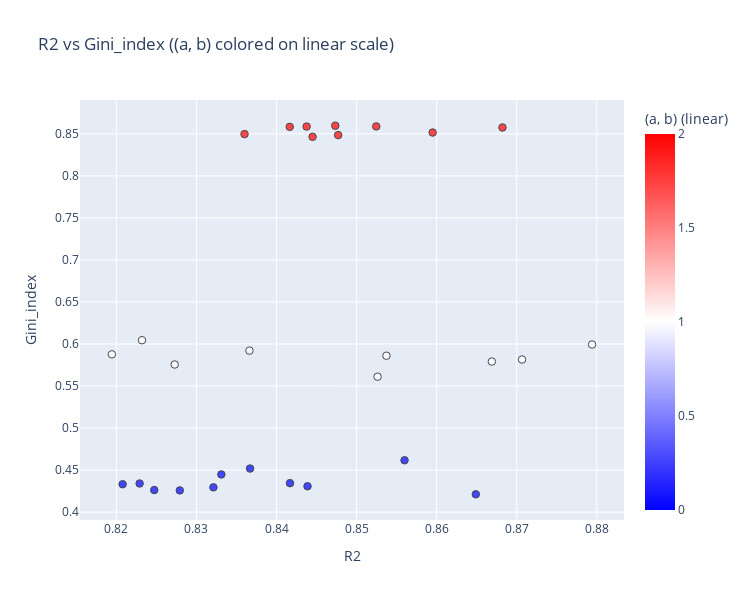

Here is the notebook cell this chart was saved with:
### Code cell
import numpy as np, pandas as pd, plotly.express as px

df = pd.DataFrame(consolidated_data)
df["R2"] = df["folder"].str.extract(r"^([0-9\.]+)").astype(float)
df = df.drop(columns=["folder"])
df = df[df["R2"] > 0.75]

# column = "sm_args.q"          # the column to color by
column = "(a, b)"
scale  = "linear"     # or "log"

# --- ensure numeric column (encode non-numeric) ---
if not np.issubdtype(df[column].dtype, np.number):
    df[column + "_string"] = df[column]
    df[column] = pd.Categorical(df[column]).codes

df[column] = pd.to_numeric(df[column], errors="coerce")
df = df.dropna(subset=[column])

# --- prepare color data (linear vs log) ---
if scale == "log":
    df = df[df[column] > 0]                          # log requires positive
    color_col = f"{column}_log10"
    df[color_col] = np.log10(df[column].to_numpy())

    # nice log ticks in original space (decades)
    vmin, vmax = df[column].min(), df[column].max()
    decades = np.arange(np.floor(np.log10(vmin)), np.ceil(np.log10(vmax)) + 1)
    ticks = np.power(10.0, decades)
    tickvals = np.log10(ticks)                       # where they land in log space
    ticktext = [f"{t:g}" for t in ticks]
    cbar_title = f"{column} (log10 scale)"
else:
    color_col = column
    vmin, vmax = float(df[color_col].min()), float(df[color_col].max())
    tickvals, ticktext = None, None
    cbar_title = f"{column} (linear)"

# --- midpoint & range in the SAME space as color_col ---
cmin, cmax = float(df[color_col].min()), float(df[color_col].max())
cmid = 0.5 * (cmin + cmax)

bwr_scale = [(0, "blue"), (0.5, "white"), (1, "red")]  # keep your palette

x_label, y_label = "R2", "Gini_index"
fig = px.scatter(
    df,
    x=x_label, y=y_label,
    color=color_col,
    color_continuous_scale=bwr_scale,
    color_continuous_midpoint=cmid,
    range_color=(cmin, cmax),
    hover_data=df.columns,
    title=f"{x_label} vs {y_label} ({column} colored on {scale} scale)"
)

x = 1.5
fig.update_layout(
    autosize=False, width=500 * x, height=400 * x,
    coloraxis_colorbar=dict(title=cbar_title, tickvals=tickvals, ticktext=ticktext)
)
fig.update_traces(marker=dict(opacity=0.7, size=5 * x, line=dict(width=1, color="black")))
fig.write_image(f"statistics_{x_label}_vs_{y_label}_SE.svg")
fig.show()

### Figure 1 — Plotly figure (JSON) as saved in the notebook; plotly's stock layout.template omitted (floating-point values rounded to 4 significant figures)
{"data": [{"customdata": [["trainRNNbrain.trainer.Trainer.Trainer", "BaseTrainer", 20000, true, 0.001, 1e-06, 50, 0.3333, true, true, 0.3, true, 0, 0.5, 5, 1e-12, 0, 0.07, 100, 20, 5, 1e-12, 0, 2, 0.3, 1, 5, 1e-12, 0, 0.05, 20, 1e-12, 0.2, 0.3, "logsumexp", 15, 0.9, 0.1, "additive", 3, 3, 1, 1, 1e-12, 0, 0, "hhi", 0, "hhi", 0, 0, 0, false, 0, 0.9, 0.4348, 0.00434, 0.03087, 0.002093, 0.02182, 0.05333, 1000, 2, 0.8473, [1, 1]], ["trainRNNbrain.trainer.Trainer.Trainer", "BaseTrainer", 20000, true, 0.001, 1e-06, 50, 0.3333, true, true, 0.3, true, 0, 0.5, 5, 1e-12, 0, 0.07, 100, 20, 5, 1e-12, 0, 2, 0.3, 1, 5, 1e-12, 0, 0.05, 20, 1e-12, 0.2, 0.3, "logsumexp", 15, 0.9, 0.1, "additive", 3, 3, 1, 1, 1e-12, 0, 0, "hhi", 0, "hhi", 0, 0, 0, false, 0, 0.9, 0.4364, 0.004337, 0.04748, 0.002123, 0.02124, 0.05408, 1000, 2, 0.8525, [1, 1]], ["trainRNNbrain.trainer.Trainer.Trainer", "BaseTrainer", 20000, true, 0.001, 1e-06, 50, 0.3333, true, true, 0.3, true, 0, 0.5, 5, 1e-12, 0, 0.07, 100, 20, 5, 1e-12, 0, 2, 0.3, 1, 5, 1e-12, 0, 0.05, 20, 1e-12, 0.2, 0.3, "logsumexp", 15, 0.9, 0.1, "additive", 3, 3, 1, 1, 1e-12, 0, 0, "hhi", 0, "hhi", 0, 0, 0, false, 0, 0.9, 0.4353, 0.004215, 0.05191, 0.002122, 0.02132, 0.05418, 1000, 2, 0.8438, [1, 1]], ["trainRNNbrain.trainer.Trainer.Trainer", "BaseTrainer", 20000, true, 0.001, 1e-06, 50, 0.3333, true, true, 0.3, true, 0, 0.5, 5, 1e-12, 0, 0.07, 100, 20, 5, 1e-12, 0, 2, 0.3, 1, 5, 1e-12, 0, 0.05, 20, 1e-12, 0.2, 0.3, "logsumexp", 15, 0.9, 0.1, "additive", 3, 3, 1, 1, 1e-12, 0, 0, "hhi", 0, "hhi", 0, 0, 0, false, 0, 0.9, 0.4335, 0.004173, 0.05937, 0.002153, 0.02164, 0.05243, 1000, 2, 0.8416, [1, 1]], ["trainRNNbrain.trainer.Trainer.Trainer", "BaseTrainer", 20000, true, 0.001, 1e-06, 50, 0.3333, true, true, 0.3, true, 0, 0.5, 5, 1e-12, 0, 0.07, 100, 20, 5, 1e-12, 0, 2, 0.3, 1, 5, 1e-12, 0, 0.05, 20, 1e-12, 0.2, 0.3, "logsumexp", 15, 0.9, 0.1, "additive", 3, 3, 1, 1, 1e-12, 0, 0, "hhi", 0, "hhi", 0, 0, 0, false, 0, 0.9, 0.438, 0.004196, 0.04605, 0.00216, 0.02166, 0.05391, 1000, 2, 0.8682, [1, 1]], ["trainRNNbrain.trainer.Trainer.Trainer", "BaseTrainer", 20000, true, 0.001, 1e-06, 50, 0.3333, true, true, 0.3, true, 0, 0.5, 5, 1e-12, 0, 0.07, 100, 20, 5, 1e-12, 0, 2, 0.3, 1, 5, 1e-12, 0, 0.05, 20, 1e-12, 0.2, 0.3, "logsumexp", 15, 0.9, 0.1, "additive", 3, 3, 1, 1, 1e-12, 0, 0, "hhi", 0, "hhi", 0, 0, 0, false, 0, 0.9, 0.4379, 0.004255, 0.05629, 0.002122, 0.02163, 0.05447, 1000, 2, 0.8595, [1, 1]], ["trainRNNbrain.trainer.Trainer.Trainer", "BaseTrainer", 20000, true, 0.001, 1e-06, 50, 0.3333, true, true, 0.3, true, 0, 0.5, 5, 1e-12, 0, 0.07, 100, 20, 5, 1e-12, 0, 2, 0.3, 1, 5, 1e-12, 0, 0.05, 20, 1e-12, 0.2, 0.3, "logsumexp", 15, 0.9, 0.1, "additive", 3, 3, 1, 1, 1e-12, 0, 0, "hhi", 0, "hhi", 0, 0, 0, false, 0, 0.9, 0.438, 0.004242, 0.05039, 0.00209, 0.02118, 0.05315, 1000, 2, 0.836, [1, 1]], ["trainRNNbrain.trainer.Trainer.Trainer", "BaseTrainer", 20000, true, 0.001, 1e-06, 50, 0.3333, true, true, 0.3, true, 0, 0.5, 5, 1e-12, 0, 0.07, 100, 20, 5, 1e-12, 0, 2, 0.3, 1, 5, 1e-12, 0, 0.05, 20, 1e-12, 0.2, 0.3, "logsumexp", 15, 0.9, 0.1, "additive", 3, 3, 1, 1, 1e-12, 0, 0, "hhi", 0, "hhi", 0, 0, 0, false, 0, 0.9, 0.4362, 0.004173, 0.06904, 0.00214, 0.02147, 0.05342, 1000, 2, 0.8477, [1, 1]], ["trainRNNbrain.trainer.Trainer.Trainer", "BaseTrainer", 20000, true, 0.001, 1e-06, 50, 0.3333, true, true, 0.3, true, 0, 0.5, 5, 1e-12, 0, 0.07, 100, 20, 5, 1e-12, 0, 2, 0.3, 1, 5, 1e-12, 0, 0.05, 20, 1e-12, 0.2, 0.3, "logsumexp", 15, 0.9, 0.1, "additive", 3, 3, 1, 1, 1e-12, 0, 0, "hhi", 0, "hhi", 0, 0, 0, false, 0, 0.9, 0.4299, 0.004242, 0.06297, 0.002099, 0.02156, 0.05257, 1000, 2, 0.8445, [1, 1]], ["trainRNNbrain.trainer.Trainer.Trainer", "BaseTrainer", 20000, true, 0.001, 1e-06, 50, 0.3333, true, true, 0.3, true, 0, 0.5, 5, 1e-12, 0, 0.07, 100, 20, 5, 1e-12, 0, 2, 0.3, 1, 5, 1e-12, 0, 0.05, 20, 1e-12, 0.2, 0.3, "logsumexp", 15, 0.9, 0.1, "additive", 3, 3, 1, 0, 1e-12, 0, 0, "hhi", 0, "hhi", 0, 0, 0, false, 0, 0.9, 0.8474, 0.001362, 0.07284, 0.001989, 0.01804, 0.08597, 1000, 1, 0.8232, [1, 0]], ["trainRNNbrain.trainer.Trainer.Trainer", "BaseTrainer", 20000, true, 0.001, 1e-06, 50, 0.3333, true, true, 0.3, true, 0, 0.5, 5, 1e-12, 0, 0.07, 100, 20, 5, 1e-12, 0, 2, 0.3, 1, 5, 1e-12, 0, 0.05, 20, 1e-12, 0.2, 0.3, "logsumexp", 15, 0.9, 0.1, "additive", 3, 3, 1, 0, 1e-12, 0, 0, "hhi", 0, "hhi", 0, 0, 0, false, 0, 0.9, 0.8522, 0.00131, 0.04281, 0.001962, 0.01801, 0.08654, 1000, 1, 0.8794, [1, 0]], ["trainRNNbrain.trainer.Trainer.Trainer", "BaseTrainer", 20000, true, 0.001, 1e-06, 50, 0.3333, true, true, 0.3, true, 0, 0.5, 5, 1e-12, 0, 0.07, 100, 20, 5, 1e-12, 0, 2, 0.3, 1, 5, 1e-12, 0, 0.05, 20, 1e-12, 0.2, 0.3, "logsumexp", 15, 0.9, 0.1, "additive", 3, 3, 1, 0, 1e-12, 0, 0, "hhi", 0, "hhi", 0, 0, 0, false, 0, 0.9, 0.8254, 0.001336, 0.05107, 0.001979, 0.01764, 0.08211, 1000, 1, 0.8366, [1, 0]], ["trainRNNbrain.trainer.Trainer.Trainer", "BaseTrainer", 20000, true, 0.001, 1e-06, 50, 0.3333, true, true, 0.3, true, 0, 0.5, 5, 1e-12, 0, 0.07, 100, 20, 5, 1e-12, 0, 2, 0.3, 1, 5, 1e-12, 0, 0.05, 20, 1e-12, 0.2, 0.3, "logsumexp", 15, 0.9, 0.1, "additive", 3, 3, 1, 0, 1e-12, 0, 0, "hhi", 0, "hhi", 0, 0, 0, false, 0, 0.9, 0.835, 0.001264, 0.06031, 0.001964, 0.01746, 0.08101, 1000, 1, 0.8194, [1, 0]], ["trainRNNbrain.trainer.Trainer.Trainer", "BaseTrainer", 20000, true, 0.001, 1e-06, 50, 0.3333, true, true, 0.3, true, 0, 0.5, 5, 1e-12, 0, 0.07, 100, 20, 5, 1e-12, 0, 2, 0.3, 1, 5, 1e-12, 0, 0.05, 20, 1e-12, 0.2, 0.3, "logsumexp", 15, 0.9, 0.1, "additive", 3, 3, 1, 0, 1e-12, 0, 0, "hhi", 0, "hhi", 0, 0, 0, false, 0, 0.9, 0.7888, 0.001243, 0.05896, 0.001986, 0.01796, 0.07483, 1000, 1, 0.8537, [1, 0]], ["trainRNNbrain.trainer.Trainer.Trainer", "BaseTrainer", 20000, true, 0.001, 1e-06, 50, 0.3333, true, true, 0.3, true, 0, 0.5, 5, 1e-12, 0, 0.07, 100, 20, 5, 1e-12, 0, 2, 0.3, 1, 5, 1e-12, 0, 0.05, 20, 1e-12, 0.2, 0.3, "logsumexp", 15, 0.9, 0.1, "additive", 3, 3, 1, 0, 1e-12, 0, 0, "hhi", 0, "hhi", 0, 0, 0, false, 0, 0.9, 0.8139, 0.001456, 0.067, 0.00197, 0.01792, 0.07838, 1000, 1, 0.8707, [1, 0]], ["trainRNNbrain.trainer.Trainer.Trainer", "BaseTrainer", 20000, true, 0.001, 1e-06, 50, 0.3333, true, true, 0.3, true, 0, 0.5, 5, 1e-12, 0, 0.07, 100, 20, 5, 1e-12, 0, 2, 0.3, 1, 5, 1e-12, 0, 0.05, 20, 1e-12, 0.2, 0.3, "logsumexp", 15, 0.9, 0.1, "additive", 3, 3, 1, 0, 1e-12, 0, 0, "hhi", 0, "hhi", 0, 0, 0, false, 0, 0.9, 0.8212, 0.001443, 0.04351, 0.001988, 0.01788, 0.08224, 1000, 1, 0.8669, [1, 0]], ["trainRNNbrain.trainer.Trainer.Trainer", "BaseTrainer", 20000, true, 0.001, 1e-06, 50, 0.3333, true, true, 0.3, true, 0, 0.5, 5, 1e-12, 0, 0.07, 100, 20, 5, 1e-12, 0, 2, 0.3, 1, 5, 1e-12, 0, 0.05, 20, 1e-12, 0.2, 0.3, "logsumexp", 15, 0.9, 0.1, "additive", 3, 3, 1, 0, 1e-12, 0, 0, "hhi", 0, "hhi", 0, 0, 0, false, 0, 0.9, 0.8102, 0.001333, 0.04681, 0.002005, 0.01779, 0.07549, 1000, 1, 0.8273, [1, 0]], ["trainRNNbrain.trainer.Trainer.Trainer", "BaseTrainer", 20000, true, 0.001, 1e-06, 50, 0.3333, true, true, 0.3, true, 0, 0.5, 5, 1e-12, 0, 0.07, 100, 20, 5, 1e-12, 0, 2, 0.3, 1, 5, 1e-12, 0, 0.05, 20, 1e-12, 0.2, 0.3, "logsumexp", 15, 0.9, 0.1, "additive", 3, 3, 1, 0, 1e-12, 0, 0, "hhi", 0, "hhi", 0, 0, 0, false, 0, 0.9, 0.8054, 0.001282, 0.04216, 0.001956, 0.01754, 0.08067, 1000, 1, 0.8526, [1, 0]], ["trainRNNbrain.trainer.Trainer.Trainer", "BaseTrainer", 20000, true, 0.001, 1e-06, 50, 0.3333, true, true, 0.3, true, 0, 0.5, 5, 1e-12, 0, 0.07, 100, 20, 5, 1e-12, 0, 2, 0.3, 1, 5, 1e-12, 0, 0.05, 20, 1e-12, 0.2, 0.3, "logsumexp", 15, 0.9, 0.1, "additive", 3, 3, 0, 1, 1e-12, 0, 0, "hhi", 0, "hhi", 0, 0, 0, false, 0, 0.9, 0.3255, 0.004611, 0.02671, 0.00174, 0.01428, 0.02824, 1000, 0, 0.856, [0, 1]], ["trainRNNbrain.trainer.Trainer.Trainer", "BaseTrainer", 20000, true, 0.001, 1e-06, 50, 0.3333, true, true, 0.3, true, 0, 0.5, 5, 1e-12, 0, 0.07, 100, 20, 5, 1e-12, 0, 2, 0.3, 1, 5, 1e-12, 0, 0.05, 20, 1e-12, 0.2, 0.3, "logsumexp", 15, 0.9, 0.1, "additive", 3, 3, 0, 1, 1e-12, 0, 0, "hhi", 0, "hhi", 0, 0, 0, false, 0, 0.9, 0.3078, 0.004425, 0.01695, 0.001742, 0.01474, 0.02771, 1000, 0, 0.8367, [0, 1]], ["trainRNNbrain.trainer.Trainer.Trainer", "BaseTrainer", 20000, true, 0.001, 1e-06, 50, 0.3333, true, true, 0.3, true, 0, 0.5, 5, 1e-12, 0, 0.07, 100, 20, 5, 1e-12, 0, 2, 0.3, 1, 5, 1e-12, 0, 0.05, 20, 1e-12, 0.2, 0.3, "logsumexp", 15, 0.9, 0.1, "additive", 3, 3, 0, 1, 1e-12, 0, 0, "hhi", 0, "hhi", 0, 0, 0, false, 0, 0.9, 0.3201, 0.004541, 0.02961, 0.001716, 0.01413, 0.02738, 1000, 0, 0.8331, [0, 1]], ["trainRNNbrain.trainer.Trainer.Trainer", "BaseTrainer", 20000, true, 0.001, 1e-06, 50, 0.3333, true, true, 0.3, true, 0, 0.5, 5, 1e-12, 0, 0.07, 100, 20, 5, 1e-12, 0, 2, 0.3, 1, 5, 1e-12, 0, 0.05, 20, 1e-12, 0.2, 0.3, "logsumexp", 15, 0.9, 0.1, "additive", 3, 3, 0, 1, 1e-12, 0, 0, "hhi", 0, "hhi", 0, 0, 0, false, 0, 0.9, 0.3117, 0.004457, 0.0004325, 0.001688, 0.01398, 0.02676, 1000, 0, 0.8417, [0, 1]], ["trainRNNbrain.trainer.Trainer.Trainer", "BaseTrainer", 20000, true, 0.001, 1e-06, 50, 0.3333, true, true, 0.3, true, 0, 0.5, 5, 1e-12, 0, 0.07, 100, 20, 5, 1e-12, 0, 2, 0.3, 1, 5, 1e-12, 0, 0.05, 20, 1e-12, 0.2, 0.3, "logsumexp", 15, 0.9, 0.1, "additive", 3, 3, 0, 1, 1e-12, 0, 0, "hhi", 0, "hhi", 0, 0, 0, false, 0, 0.9, 0.3137, 0.004424, 0.02957, 0.001675, 0.01397, 0.02693, 1000, 0, 0.8229, [0, 1]], ["trainRNNbrain.trainer.Trainer.Trainer", "BaseTrainer", 20000, true, 0.001, 1e-06, 50, 0.3333, true, true, 0.3, true, 0, 0.5, 5, 1e-12, 0, 0.07, 100, 20, 5, 1e-12, 0, 2, 0.3, 1, 5, 1e-12, 0, 0.05, 20, 1e-12, 0.2, 0.3, "logsumexp", 15, 0.9, 0.1, "additive", 3, 3, 0, 1, 1e-12, 0, 0, "hhi", 0, "hhi", 0, 0, 0, false, 0, 0.9, 0.3091, 0.004452, 0.01598, 0.001653, 0.01394, 0.02722, 1000, 0, 0.8208, [0, 1]], ["trainRNNbrain.trainer.Trainer.Trainer", "BaseTrainer", 20000, true, 0.001, 1e-06, 50, 0.3333, true, true, 0.3, true, 0, 0.5, 5, 1e-12, 0, 0.07, 100, 20, 5, 1e-12, 0, 2, 0.3, 1, 5, 1e-12, 0, 0.05, 20, 1e-12, 0.2, 0.3, "logsumexp", 15, 0.9, 0.1, "additive", 3, 3, 0, 1, 1e-12, 0, 0, "hhi", 0, "hhi", 0, 0, 0, false, 0, 0.9, 0.3235, 0.00441, 0.03772, 0.00165, 0.0135, 0.02757, 1000, 0, 0.8439, [0, 1]], ["trainRNNbrain.trainer.Trainer.Trainer", "BaseTrainer", 20000, true, 0.001, 1e-06, 50, 0.3333, true, true, 0.3, true, 0, 0.5, 5, 1e-12, 0, 0.07, 100, 20, 5, 1e-12, 0, 2, 0.3, 1, 5, 1e-12, 0, 0.05, 20, 1e-12, 0.2, 0.3, "logsumexp", 15, 0.9, 0.1, "additive", 3, 3, 0, 1, 1e-12, 0, 0, "hhi", 0, "hhi", 0, 0, 0, false, 0, 0.9, 0.309, 0.00443, 0.05951, 0.001693, 0.01405, 0.02714, 1000, 0, 0.8321, [0, 1]], ["trainRNNbrain.trainer.Trainer.Trainer", "BaseTrainer", 20000, true, 0.001, 1e-06, 50, 0.3333, true, true, 0.3, true, 0, 0.5, 5, 1e-12, 0, 0.07, 100, 20, 5, 1e-12, 0, 2, 0.3, 1, 5, 1e-12, 0, 0.05, 20, 1e-12, 0.2, 0.3, "logsumexp", 15, 0.9, 0.1, "additive", 3, 3, 0, 1, 1e-12, 0, 0, "hhi", 0, "hhi", 0, 0, 0, false, 0, 0.9, 0.3108, 0.004491, 0.06056, 0.001633, 0.01361, 0.02703, 1000, 0, 0.8247, [0, 1]], ["trainRNNbrain.trainer.Trainer.Trainer", "BaseTrainer", 20000, true, 0.001, 1e-06, 50, 0.3333, true, true, 0.3, true, 0, 0.5, 5, 1e-12, 0, 0.07, 100, 20, 5, 1e-12, 0, 2, 0.3, 1, 5, 1e-12, 0, 0.05, 20, 1e-12, 0.2, 0.3, "logsumexp", 15, 0.9, 0.1, "additive", 3, 3, 0, 1, 1e-12, 0, 0, "hhi", 0, "hhi", 0, 0, 0, false, 0, 0.9, 0.3107, 0.00446, 1e-12, 0.001633, 0.01365, 0.0266, 1000, 0, 0.8279, [0, 1]], ["trainRNNbrain.trainer.Trainer.Trainer", "BaseTrainer", 20000, true, 0.001, 1e-06, 50, 0.3333, true, true, 0.3, true, 0, 0.5, 5, 1e-12, 0, 0.07, 100, 20, 5, 1e-12, 0, 2, 0.3, 1, 5, 1e-12, 0, 0.05, 20, 1e-12, 0.2, 0.3, "logsumexp", 15, 0.9, 0.1, "additive", 3, 3, 0, 1, 1e-12, 0, 0, "hhi", 0, "hhi", 0, 0, 0, false, 0, 0.9, 0.3081, 0.004493, 0.002279, 0.001635, 0.01376, 0.02581, 1000, 0, 0.8649, [0, 1]]], "hovertemplate": "R2=%{x}<br>Gini_index=%{y}<br>_target_=%{customdata[0]}<br>trainer_tag=%{customdata[1]}<br>max_iter=%{customdata[2]}<br>anneal_noise=%{customdata[3]}<br>lr=%{customdata[4]}<br>weight_decay=%{customdata[5]}<br>max_grad_norm=%{customdata[6]}<br>lr_scale_exp=%{customdata[7]}<br>same_batch=%{customdata[8]}<br>monitor=%{customdata[9]}<br>lambda_orth=%{customdata[10]}<br>orth_args.orth_input_only=%{customdata[11]}<br>lambda_iwm=%{customdata[12]}<br>iwm_args.cap100=%{customdata[13]}<br>iwm_args.gamma=%{customdata[14]}<br>iwm_args.eps=%{customdata[15]}<br>lambda_rwm=%{customdata[16]}<br>rwm_args.cap100=%{customdata[17]}<br>rwm_args.N_ref=%{customdata[18]}<br>rwm_args.k_ref=%{customdata[19]}<br>rwm_args.gamma=%{customdata[20]}<br>rwm_args.eps=%{customdata[21]}<br>lambda_ow=%{customdata[22]}<br>ow_args.c=%{customdata[23]}<br>ow_args.cap100=%{customdata[24]}<br>ow_args.alpha=%{customdata[25]}<br>ow_args.gamma=%{customdata[26]}<br>ow_args.eps=%{customdata[27]}<br>lambda_met=%{customdata[28]}<br>lambda_rws=%{customdata[29]}<br>rws_args.tg_deg=%{customdata[30]}<br>rws_args.eps=%{customdata[31]}<br>lambda_sm=%{customdata[32]}<br>sm_args.cap_s=%{customdata[33]}<br>sm_args.quantile_kind=%{customdata[34]}<br>sm_args.p=%{customdata[35]}<br>sm_args.q=%{customdata[36]}<br>sm_args.tau=%{customdata[37]}<br>sm_args.penalty_type=%{customdata[38]}<br>sm_args.g_top=%{customdata[39]}<br>sm_args.g_bot=%{customdata[40]}<br>sm_args.alpha=%{customdata[41]}<br>sm_args.beta=%{customdata[42]}<br>sm_args.eps=%{customdata[43]}<br>lambda_tv=%{customdata[44]}<br>lambda_si=%{customdata[45]}<br>si_args.method=%{customdata[46]}<br>lambda_hi=%{customdata[47]}<br>hi_args.method=%{customdata[48]}<br>lambda_htvar=%{customdata[49]}<br>lambda_hlvar=%{customdata[50]}<br>lambda_cl=%{customdata[51]}<br>dropout=%{customdata[52]}<br>dropout_args.drop_rate=%{customdata[53]}<br>dropout_args.activity_q=%{customdata[54]}<br>meanA=%{customdata[55]}<br>mWout=%{customdata[56]}<br>mWinp=%{customdata[57]}<br>mWrec_exc=%{customdata[58]}<br>mWrec_inh=%{customdata[59]}<br>tVar=%{customdata[60]}<br>N=%{customdata[61]}<br>(a, b)=%{marker.color}<br>score=%{customdata[63]}<br>(a, b)_string=%{customdata[64]}<extra></extra>", "legendgroup": "", "marker": {"color": [2, 2, 2, 2, 2, 2, 2, 2, 2, 1, 1, 1, 1, 1, 1, 1, 1, 1, 0, 0, 0, 0, 0, 0, 0, 0, 0, 0, 0], "coloraxis": "coloraxis", "line": {"color": "black", "width": 1}, "opacity": 0.7, "size": 7.5, "symbol": "circle"}, "mode": "markers", "name": "", "orientation": "v", "showlegend": false, "type": "scatter", "x": [0.8473, 0.8525, 0.8438, 0.8416, 0.8682, 0.8595, 0.836, 0.8477, 0.8445, 0.8232, 0.8794, 0.8366, 0.8194, 0.8537, 0.8707, 0.8669, 0.8273, 0.8526, 0.856, 0.8367, 0.8331, 0.8417, 0.8229, 0.8208, 0.8439, 0.8321, 0.8247, 0.8279, 0.8649], "xaxis": "x", "y": [0.8597, 0.8588, 0.8587, 0.8583, 0.8575, 0.8515, 0.8497, 0.8485, 0.8464, 0.6045, 0.5994, 0.5921, 0.5877, 0.5861, 0.5815, 0.5791, 0.5756, 0.5611, 0.4618, 0.4519, 0.4449, 0.4345, 0.4341, 0.4332, 0.4308, 0.4295, 0.4263, 0.4259, 0.4212], "yaxis": "y"}], "layout": {"autosize": false, "coloraxis": {"cmax": 2, "cmid": 1, "cmin": 0, "colorbar": {"title": {"text": "(a, b) (linear)"}}, "colorscale": [[0, "blue"], [0.5, "white"], [1, "red"]]}, "height": 600, "legend": {"tracegroupgap": 0}, "title": {"text": "R2 vs Gini_index ((a, b) colored on linear scale)"}, "width": 750, "xaxis": {"anchor": "y", "domain": [0, 1], "title": {"text": "R2"}}, "yaxis": {"anchor": "x", "domain": [0, 1], "title": {"text": "Gini_index"}}}}
